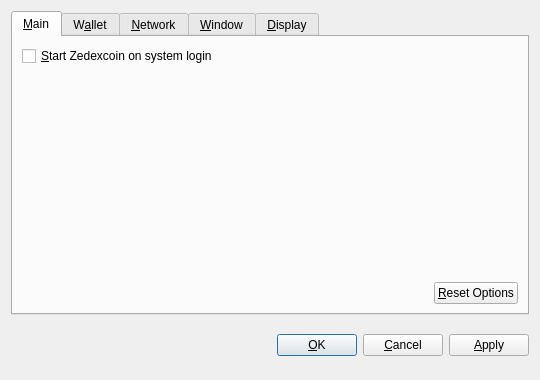
<?xml version="1.0" encoding="UTF-8"?>
<ui version="4.0">
 <class>OptionsDialog</class>
 <widget class="QDialog" name="OptionsDialog">
  <property name="geometry">
   <rect>
    <x>0</x>
    <y>0</y>
    <width>540</width>
    <height>380</height>
   </rect>
  </property>
  <property name="windowTitle">
   <string>Options</string>
  </property>
  <property name="modal">
   <bool>true</bool>
  </property>
  <layout class="QVBoxLayout" name="verticalLayout">
   <item>
    <widget class="QTabWidget" name="tabWidget">
     <property name="tabPosition">
      <enum>QTabWidget::North</enum>
     </property>
     <property name="currentIndex">
      <number>0</number>
     </property>
     <widget class="QWidget" name="tabMain">
      <attribute name="title">
       <string>&amp;Main</string>
      </attribute>
      <layout class="QVBoxLayout" name="verticalLayout_Main">
       <item>
        <widget class="QCheckBox" name="bitcoinAtStartup">
         <property name="toolTip">
          <string>Automatically start Zedexcoin after logging in to the system.</string>
         </property>
         <property name="text">
          <string>&amp;Start Zedexcoin on system login</string>
         </property>
        </widget>
       </item>
       <item>
        <spacer name="verticalSpacer_Main">
         <property name="orientation">
          <enum>Qt::Vertical</enum>
         </property>
         <property name="sizeHint" stdset="0">
          <size>
           <width>20</width>
           <height>40</height>
          </size>
         </property>
        </spacer>
       </item>
       <item>
        <layout class="QHBoxLayout" name="horizontalLayout_2_Main">
         <item>
          <spacer name="horizontalSpacer_2_Main">
           <property name="orientation">
            <enum>Qt::Horizontal</enum>
           </property>
           <property name="sizeHint" stdset="0">
            <size>
             <width>40</width>
             <height>20</height>
            </size>
           </property>
          </spacer>
         </item>
         <item>
          <widget class="QPushButton" name="resetButton">
           <property name="toolTip">
            <string>Reset all client options to default.</string>
           </property>
           <property name="text">
            <string>&amp;Reset Options</string>
           </property>
           <property name="autoDefault">
            <bool>false</bool>
           </property>
          </widget>
         </item>
        </layout>
       </item>
      </layout>
     </widget>
     <widget class="QWidget" name="tabWallet">
      <attribute name="title">
       <string>W&amp;allet</string>
      </attribute>
      <layout class="QVBoxLayout" name="verticalLayout_Network">
       <item>
        <widget class="QLabel" name="transactionFeeInfoLabel">
         <property name="text">
          <string>Optional transaction fee per kB that helps make sure your transactions are processed quickly. Most transactions are 1 kB.</string>
         </property>
         <property name="textFormat">
          <enum>Qt::PlainText</enum>
         </property>
         <property name="wordWrap">
          <bool>true</bool>
         </property>
        </widget>
       </item>
       <item>
        <layout class="QHBoxLayout" name="horizontalLayout_1_Main">
         <item>
          <widget class="QLabel" name="transactionFeeLabel">
           <property name="text">
            <string>Pay transaction &amp;fee</string>
           </property>
           <property name="textFormat">
            <enum>Qt::PlainText</enum>
           </property>
           <property name="buddy">
            <cstring>transactionFee</cstring>
           </property>
          </widget>
         </item>
         <item>
          <widget class="BitcoinAmountField" name="transactionFee"/>
         </item>
         <item>
          <spacer name="horizontalSpacer_1_Main">
           <property name="orientation">
            <enum>Qt::Horizontal</enum>
           </property>
           <property name="sizeHint" stdset="0">
            <size>
             <width>40</width>
             <height>20</height>
            </size>
           </property>
          </spacer>
         </item>
        </layout>
       </item>
       <item>
        <widget class="QLabel" name="label">
         <property name="text">
          <string>If you disable the spending of unconfirmed change, the change from a transaction cannot be used until that transaction has at least one confirmation. This also affects how your balance is computed.</string>
         </property>
         <property name="wordWrap">
          <bool>true</bool>
         </property>
        </widget>
       </item>
       <item>
        <widget class="QCheckBox" name="spendZeroConfChange">
         <property name="text">
          <string>Spend unconfirmed change  (experts only)</string>
         </property>
        </widget>
       </item>
       <item>
        <spacer name="verticalSpacer">
         <property name="orientation">
          <enum>Qt::Vertical</enum>
         </property>
         <property name="sizeHint" stdset="0">
          <size>
           <width>20</width>
           <height>40</height>
          </size>
         </property>
        </spacer>
       </item>
      </layout>
     </widget>
     <widget class="QWidget" name="tabNetwork">
      <attribute name="title">
       <string>&amp;Network</string>
      </attribute>
      <layout class="QVBoxLayout" name="verticalLayout_Network">
       <item>
        <widget class="QCheckBox" name="mapPortUpnp">
         <property name="toolTip">
          <string>Automatically open the Zedexcoin client port on the router. This only works when your router supports UPnP and it is enabled.</string>
         </property>
         <property name="text">
          <string>Map port using &amp;UPnP</string>
         </property>
        </widget>
       </item>
       <item>
        <widget class="QCheckBox" name="connectSocks">
         <property name="toolTip">
          <string>Connect to the Zedexcoin network through a SOCKS proxy (e.g. when connecting through Tor).</string>
         </property>
         <property name="text">
          <string>&amp;Connect through SOCKS proxy:</string>
         </property>
        </widget>
       </item>
       <item>
        <layout class="QHBoxLayout" name="horizontalLayout_Network">
         <item>
          <widget class="QLabel" name="proxyIpLabel">
           <property name="text">
            <string>Proxy &amp;IP:</string>
           </property>
           <property name="textFormat">
            <enum>Qt::PlainText</enum>
           </property>
           <property name="buddy">
            <cstring>proxyIp</cstring>
           </property>
          </widget>
         </item>
         <item>
          <widget class="QValidatedLineEdit" name="proxyIp">
           <property name="maximumSize">
            <size>
             <width>140</width>
             <height>16777215</height>
            </size>
           </property>
           <property name="toolTip">
            <string>IP address of the proxy (e.g. 127.0.0.1)</string>
           </property>
          </widget>
         </item>
         <item>
          <widget class="QLabel" name="proxyPortLabel">
           <property name="text">
            <string>&amp;Port:</string>
           </property>
           <property name="textFormat">
            <enum>Qt::PlainText</enum>
           </property>
           <property name="buddy">
            <cstring>proxyPort</cstring>
           </property>
          </widget>
         </item>
         <item>
          <widget class="QLineEdit" name="proxyPort">
           <property name="maximumSize">
            <size>
             <width>55</width>
             <height>16777215</height>
            </size>
           </property>
           <property name="toolTip">
            <string>Port of the proxy (e.g. 9050)</string>
           </property>
          </widget>
         </item>
         <item>
          <widget class="QLabel" name="socksVersionLabel">
           <property name="text">
            <string>SOCKS &amp;Version:</string>
           </property>
           <property name="textFormat">
            <enum>Qt::PlainText</enum>
           </property>
           <property name="buddy">
            <cstring>socksVersion</cstring>
           </property>
          </widget>
         </item>
         <item>
          <widget class="QValueComboBox" name="socksVersion">
           <property name="toolTip">
            <string>SOCKS version of the proxy (e.g. 5)</string>
           </property>
          </widget>
         </item>
         <item>
          <spacer name="horizontalSpacer_Network">
           <property name="orientation">
            <enum>Qt::Horizontal</enum>
           </property>
           <property name="sizeHint" stdset="0">
            <size>
             <width>40</width>
             <height>20</height>
            </size>
           </property>
          </spacer>
         </item>
        </layout>
       </item>
       <item>
        <spacer name="verticalSpacer_Network">
         <property name="orientation">
          <enum>Qt::Vertical</enum>
         </property>
         <property name="sizeHint" stdset="0">
          <size>
           <width>20</width>
           <height>40</height>
          </size>
         </property>
        </spacer>
       </item>
      </layout>
     </widget>
     <widget class="QWidget" name="tabWindow">
      <attribute name="title">
       <string>&amp;Window</string>
      </attribute>
      <layout class="QVBoxLayout" name="verticalLayout_Window">
       <item>
        <widget class="QCheckBox" name="minimizeToTray">
         <property name="toolTip">
          <string>Show only a tray icon after minimizing the window.</string>
         </property>
         <property name="text">
          <string>&amp;Minimize to the tray instead of the taskbar</string>
         </property>
        </widget>
       </item>
       <item>
        <widget class="QCheckBox" name="minimizeOnClose">
         <property name="toolTip">
          <string>Minimize instead of exit the application when the window is closed. When this option is enabled, the application will be closed only after selecting Quit in the menu.</string>
         </property>
         <property name="text">
          <string>M&amp;inimize on close</string>
         </property>
        </widget>
       </item>
       <item>
        <spacer name="verticalSpacer_Window">
         <property name="orientation">
          <enum>Qt::Vertical</enum>
         </property>
         <property name="sizeHint" stdset="0">
          <size>
           <width>20</width>
           <height>40</height>
          </size>
         </property>
        </spacer>
       </item>
      </layout>
     </widget>
     <widget class="QWidget" name="tabDisplay">
      <attribute name="title">
       <string>&amp;Display</string>
      </attribute>
      <layout class="QVBoxLayout" name="verticalLayout_Display">
       <item>
        <layout class="QHBoxLayout" name="horizontalLayout_1_Display">
         <item>
          <widget class="QLabel" name="langLabel">
           <property name="text">
            <string>User Interface &amp;language:</string>
           </property>
           <property name="textFormat">
            <enum>Qt::PlainText</enum>
           </property>
           <property name="buddy">
            <cstring>lang</cstring>
           </property>
          </widget>
         </item>
         <item>
          <widget class="QValueComboBox" name="lang">
           <property name="toolTip">
            <string>The user interface language can be set here. This setting will take effect after restarting Zedexcoin.</string>
           </property>
          </widget>
         </item>
        </layout>
       </item>
       <item>
        <layout class="QHBoxLayout" name="horizontalLayout_2_Display">
         <item>
          <widget class="QLabel" name="unitLabel">
           <property name="text">
            <string>&amp;Unit to show amounts in:</string>
           </property>
           <property name="textFormat">
            <enum>Qt::PlainText</enum>
           </property>
           <property name="buddy">
            <cstring>unit</cstring>
           </property>
          </widget>
         </item>
         <item>
          <widget class="QValueComboBox" name="unit">
           <property name="toolTip">
            <string>Choose the default subdivision unit to show in the interface and when sending coins.</string>
           </property>
          </widget>
         </item>
        </layout>
       </item>
       <item>
        <widget class="QCheckBox" name="displayAddresses">
         <property name="toolTip">
          <string>Whether to show Zedexcoin addresses in the transaction list or not.</string>
         </property>
         <property name="text">
          <string>&amp;Display addresses in transaction list</string>
         </property>
        </widget>
       </item>
       <item>
        <widget class="QCheckBox" name="coinControlFeatures">
         <property name="toolTip">
          <string>Whether to show coin control features or not.</string>
         </property>
         <property name="text">
          <string>Display coin &amp;control features (experts only!)</string>
         </property>
        </widget>
       </item>
       <item>
        <spacer name="verticalSpacer_Display">
         <property name="orientation">
          <enum>Qt::Vertical</enum>
         </property>
         <property name="sizeHint" stdset="0">
          <size>
           <width>20</width>
           <height>40</height>
          </size>
         </property>
        </spacer>
       </item>
      </layout>
     </widget>
    </widget>
   </item>
   <item>
    <layout class="QHBoxLayout" name="horizontalLayout_Buttons">
     <item>
      <spacer name="horizontalSpacer_1">
       <property name="orientation">
        <enum>Qt::Horizontal</enum>
       </property>
       <property name="sizeHint" stdset="0">
        <size>
         <width>40</width>
         <height>48</height>
        </size>
       </property>
      </spacer>
     </item>
     <item>
      <widget class="QLabel" name="statusLabel">
       <property name="font">
        <font>
         <weight>75</weight>
         <bold>true</bold>
        </font>
       </property>
       <property name="text">
        <string/>
       </property>
       <property name="textFormat">
        <enum>Qt::PlainText</enum>
       </property>
       <property name="wordWrap">
        <bool>true</bool>
       </property>
      </widget>
     </item>
     <item>
      <spacer name="horizontalSpacer_2">
       <property name="orientation">
        <enum>Qt::Horizontal</enum>
       </property>
       <property name="sizeHint" stdset="0">
        <size>
         <width>40</width>
         <height>48</height>
        </size>
       </property>
      </spacer>
     </item>
     <item>
      <widget class="QPushButton" name="okButton">
       <property name="text">
        <string>&amp;OK</string>
       </property>
      </widget>
     </item>
     <item>
      <widget class="QPushButton" name="cancelButton">
       <property name="text">
        <string>&amp;Cancel</string>
       </property>
       <property name="autoDefault">
        <bool>false</bool>
       </property>
      </widget>
     </item>
     <item>
      <widget class="QPushButton" name="applyButton">
       <property name="text">
        <string>&amp;Apply</string>
       </property>
       <property name="autoDefault">
        <bool>false</bool>
       </property>
      </widget>
     </item>
    </layout>
   </item>
  </layout>
 </widget>
 <customwidgets>
  <customwidget>
   <class>BitcoinAmountField</class>
   <extends>QSpinBox</extends>
   <header>bitcoinamountfield.h</header>
  </customwidget>
  <customwidget>
   <class>QValueComboBox</class>
   <extends>QComboBox</extends>
   <header>qvaluecombobox.h</header>
  </customwidget>
  <customwidget>
   <class>QValidatedLineEdit</class>
   <extends>QLineEdit</extends>
   <header>qvalidatedlineedit.h</header>
  </customwidget>
 </customwidgets>
 <resources/>
 <connections/>
</ui>
